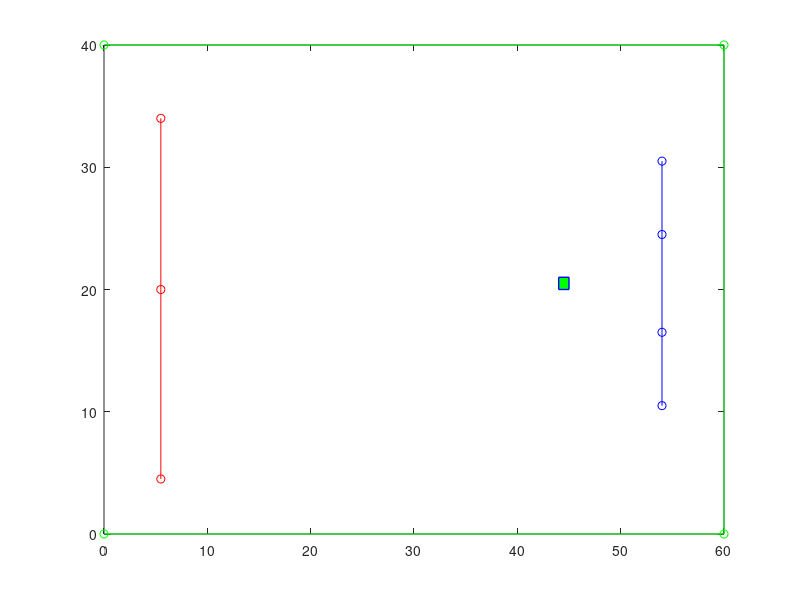

This figure's MATLAB source: (Note: this script raises an error after producing the figure.)
close all;
clear all;

room_wsp = [0,0;60,0;60,40;0,40];
UWB_wsp = [5.5,4.5;5.5,20;5.5,34];
Reciever_wsp = [54,10.5;54,16.5;54,24.5;54,30.5];
x_sector = 44;
y_sector = 20;

figure;
plot(room_wsp(:,1), room_wsp(:,2), "-go"); hold on;
plot(Reciever_wsp(:,1),Reciever_wsp(:,2), "-bo"); hold on;
plot(UWB_wsp(:,1), UWB_wsp(:,2), "-ro"); hold on;
rectangle('Position',[x_sector y_sector 1 1],'EdgeColor','b','FaceColor','g','LineWidth',1);

for a = 1:length(UWB_wsp)
   for b = 1:length(Reciever_wsp)
      if wektorsektor(UWB_wsp(a,1),UWB_wsp(a,2),Reciever_wsp(b,1),Reciever_wsp(b,2),x_sector,y_sector,1,1) > -0.5
          line ([UWB_wsp(a,1),Reciever_wsp(b,1)], [UWB_wsp(a,2),Reciever_wsp(b,2)], 'Color', 'r');  
      else
          line ([UWB_wsp(a,1),Reciever_wsp(b,1)], [UWB_wsp(a,2),Reciever_wsp(b,2)], 'Color', 'g');
      end  
   end
end



    
